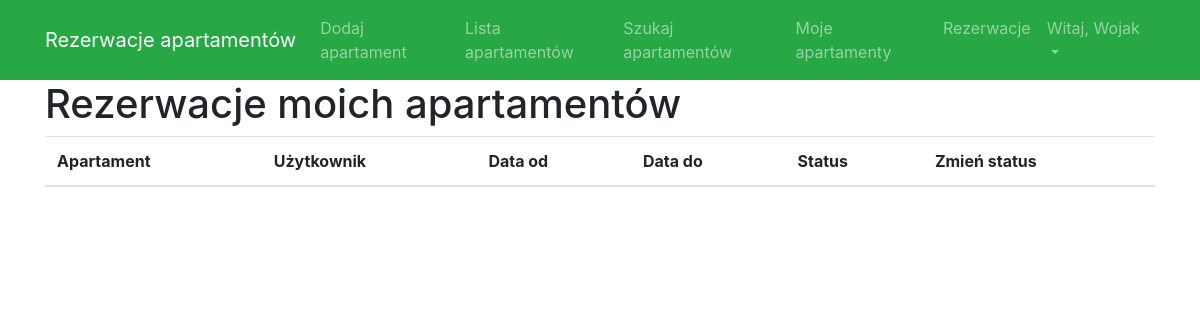
The page /bookings/rezerwacje (signed in) on the database as committed earlier.
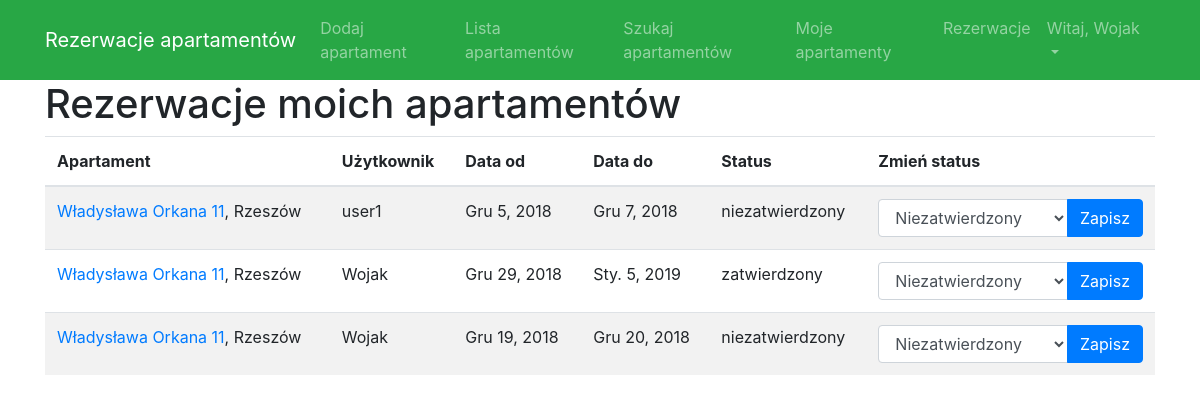
The same page on the database as committed later.
### bookings/models.py (models this page shows, shortened)
class Rezerwacja(models.Model):
    apartament = models.ForeignKey(Apartament, on_delete=models.CASCADE)
    kto = models.ForeignKey(settings.AUTH_USER_MODEL, on_delete=models.CASCADE)
    rezerwacja_od = models.DateField(db_index=True, null=True)
    rezerwacja_do = models.DateField(db_index=True, null=True)
    STATUSY = (
        ('niezatwierdzony', 'Niezatwierdzony'),
        ('zatwierdzony', 'Zatwierdzony'),
        ('odrzucony', 'Odrzucony')
    )
    status = models.CharField(default='niezatwierdzony', max_length=255, choices=STATUSY)

class Apartament(models.Model):
    wlasciciel = models.ForeignKey(settings.AUTH_USER_MODEL, on_delete=models.CASCADE)
    miejscowosc = models.CharField(max_length=50)
    adres = models.CharField(max_length=100, unique=True)
    opis = models.CharField(max_length=500)
    ilosc_miejsc = models.SmallIntegerField()
    cena_za_dobe = models.IntegerField()
    internet = models.BooleanField()
    telewizor = models.BooleanField()
    basen = models.BooleanField()
    sauna = models.BooleanField()

### accounts/models.py (models this page shows, shortened)
class MyUser(AbstractUser):
    first_name = models.CharField(blank=False, max_length=30, verbose_name="Imię")
    last_name = models.CharField(blank=False, max_length=100, verbose_name="Nazwisko")
    email = models.EmailField(blank=False, unique=True)

### bookings/views.py (the view, shortened to what this page needs)
# urls.py: path('rezerwacje', rezerwacje_apartamentow, name='rezerwacje_apartamentow'),
def rezerwacje_apartamentow(request):
    if request.user.is_authenticated:
        pass
    else:
        messages.add_message(request, messages.WARNING, 'Nie jesteś zalogowany')
        return HttpResponseRedirect(reverse('home'))
    rezerwacje = Rezerwacja.objects.filter(apartament__wlasciciel_id=request.user.id)  # pobiera rezerwacje apartamentów których właścicielem jest zalogowany użytkownik
    return render(request, 'booking/rezerwacje.html', {'rezerwacje': rezerwacje})  # wyświetla rezerwacje

### templates/booking/rezerwacje.html (shortened to what this page needs)
{% extends "base.html" %}
{% block content %}
    <h1>Rezerwacje moich apartamentów</h1>
    <table class="table table-striped">
        <thead>
        <tr>
            <th>Apartament</th>
            <th>Użytkownik</th>
            <th>Data od</th>
            <th>Data do</th>
            <th>Status</th>
            <th>Zmień status</th>
        </tr>
        </thead>
        <tbody>
        {% for rezerwacja in rezerwacje %}
            <tr>
                <td>
                    <a href="{% url 'apartament_detail' rezerwacja.apartament.id %}">{{ rezerwacja.apartament.adres }}</a>,
                    {{ rezerwacja.apartament.miejscowosc }}</td>
                <td>{{ rezerwacja.kto.username }}</td>
                <td>{{ rezerwacja.rezerwacja_od }}</td>
                <td>{{ rezerwacja.rezerwacja_do }}</td>
                <td>{{ rezerwacja.status }}</td>
                <td>
                    <form method="POST" action="">
                        <div class="input-group">
                            <select class="form-control" name="status">
                                <option value="niezatwierdzony">Niezatwierdzony</option>
                            </select>
                            <div class="input-group-append">
                                <button class="btn btn-primary" type="submit">Zapisz</button>
                            </div>
                        </div>
                    </form>
                </td>
            </tr>
        {% endfor %}
        </tbody>
    </table>
{% endblock %}

Rows that differ between the two databases and show on the page:
added Rezerwacja: apartament.adres "Władysława Orkana 11", apartament.miejscowosc "Rzeszów", kto.username "user1", rezerwacja_od "Gru 5, 2018", rezerwacja_do "Gru 7, 2018", status "niezatwierdzony"
added Rezerwacja: apartament.adres "Władysława Orkana 11", apartament.miejscowosc "Rzeszów", kto.username "Wojak", rezerwacja_od "Gru 29, 2018", rezerwacja_do "Sty. 5, 2019", status "zatwierdzony"
added Rezerwacja: apartament.adres "Władysława Orkana 11", apartament.miejscowosc "Rzeszów", kto.username "Wojak", rezerwacja_od "Gru 19, 2018", rezerwacja_do "Gru 20, 2018", status "niezatwierdzony"
